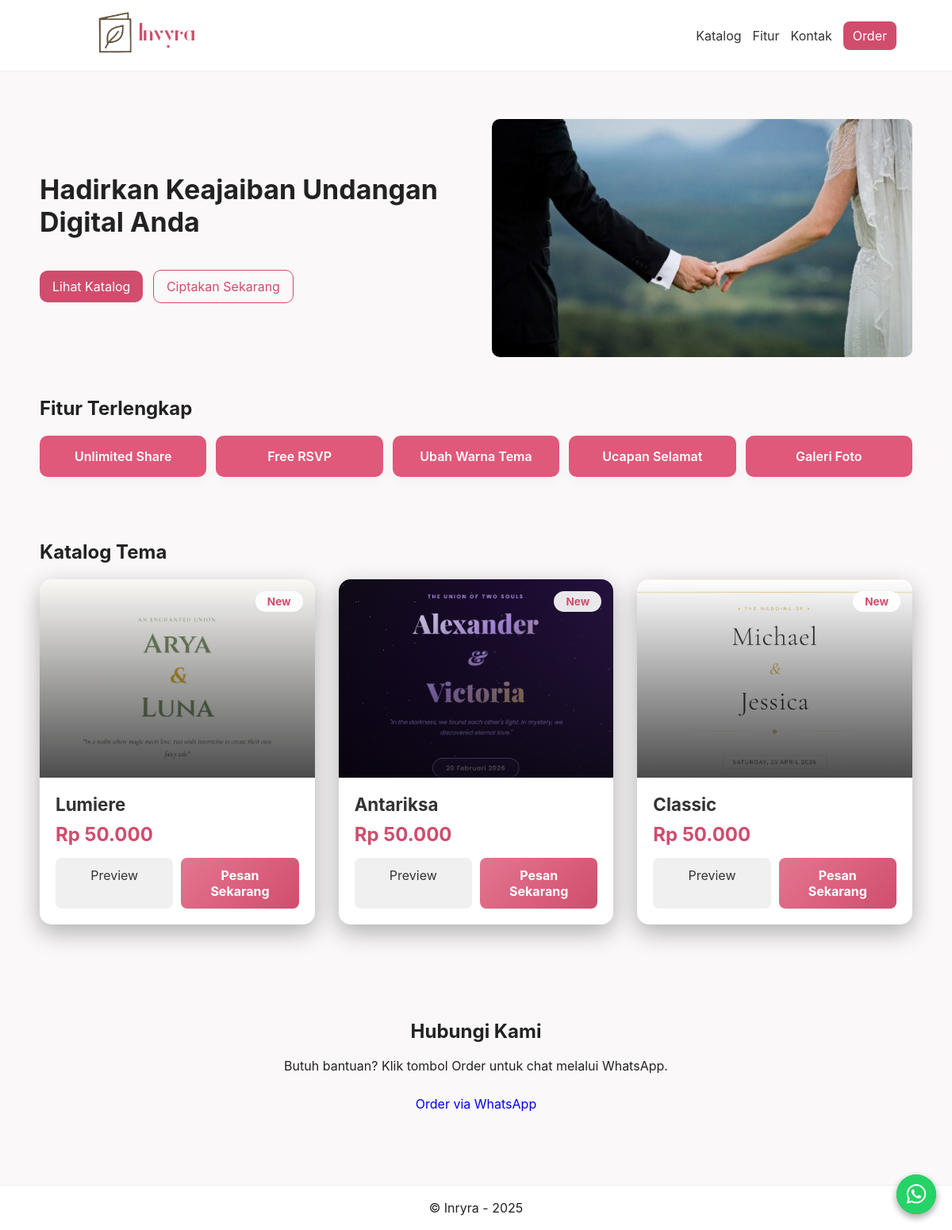
The page / on the database its author committed.
### tables this page shows
CREATE TABLE `templates` (
  `id` int(11) NOT NULL,
  `nama_template` varchar(100) NOT NULL,
  `slug` varchar(100) NOT NULL,
  `preview_url` varchar(255) NOT NULL,
  `thumbnail` varchar(255) DEFAULT NULL,
  `harga` decimal(10,2) NOT NULL,
  `created_at` timestamp NOT NULL DEFAULT current_timestamp(),
  `file_name` varchar(255) DEFAULT NULL
);

### index.php (the view, shortened to what this page needs)
<?php
$conn = getConnection();
$sql = "SELECT * FROM templates ORDER BY created_at DESC";
$result = $conn->query($sql);
?>
<!DOCTYPE html>
<html lang="id">
<head>
    <link rel="stylesheet" href="https://cdnjs.cloudflare.com/ajax/libs/font-awesome/6.5.0/css/all.min.css">
    <link rel="stylesheet" href="style.css"/>
</head>
<body>
    <header class="site-header">
        <div class="container">
            <div class="logo">
                <img src="image/logo.png" alt="invyra" class="logo-img" />
                <div class="brand">Invyra</div>
            </div>
            <nav class="nav">
                <a href="#katalog" class="nav-link">Katalog</a>
                <a href="#fitur" class="nav-link">Fitur</a>
                <a href="#kontak" class="nav-link">Kontak</a>
                <a class="order-btn" href="form.php">Order</a>
            </nav>
        </div>
    </header>
    <main>
        <section class="hero">
            <div class="container hero-inner">
                <div class="hero-text">
                    <h1>Hadirkan Keajaiban Undangan Digital Anda</h1>
                    <div class="cta">
                        <a class="btn" href="#katalog">Lihat Katalog</a>
                        <a class="btn ghost" href="form.php">Ciptakan Sekarang</a>
                    </div>
                </div>
                <div class="hero-art">
                    <div class="carousel">
                        <img src="image/hero/hero-img-1.jpeg" class="slide active">
                    </div>
                </div>
            </div>
            <section id="fitur" class="features container">
                <h2>Fitur Terlengkap</h2>
                <div class="feature-grid">
                    <div class="feature">Unlimited Share</div>
                    <div class="feature">Free RSVP</div>
                    <div class="feature">Ubah Warna Tema</div>
                    <div class="feature">Ucapan Selamat</div>
                    <div class="feature">Galeri Foto</div>
                </div>
            </section>
            <section id="katalog" class="catalog container">
                <h2>Katalog Tema</h2>
                <div class="template-grid">
                    <?php
                    if ($result && $result->num_rows > 0) {
                        while ($template = $result->fetch_assoc()) {
                            $harga = number_format($template['harga'] ?? 0, 0, ',', '.');
                            if (!empty($template['thumbnail'])) {
                                $preview_image = $template['thumbnail'];
                                if (file_exists($template['thumbnail'])) {
                                    $has_image = true;
                                }
                            }
                            $badge = '';
                            if ($template['harga'] >= 200000) {
                                $badge = 'Premium';
                            } elseif (strtotime($template['created_at']) > strtotime('-7 days')) {
                                $badge = 'New';
                            }
                    ?>
                            <div class="template-card">
                                <div class="template-preview <?= !$has_image ? 'no-image' :''; ?>"
                                <?php if ($has_image): ?>
                                    style="background-image: url('<?= htmlspecialchars($preview_image) ?>');"
                                <?php endif; ?>>
                                    <?php if (!empty($badge)): ?>
                                        <div class="badge"><?php echo htmlspecialchars($badge); ?></div>
                                    <?php endif; ?>
                                </div>
                                <div class="template-info">
                                    <div class="template-name">
                                        <?php echo htmlspecialchars($template['nama_template']); ?>
                                    </div>
                                    <div class="template-price">
                                        Rp <?php echo $harga; ?>
                                    </div>
                                    <div class="template-actions">
                                        <a href="./preview/index.php?template=<?= $template['slug'] ?>"
                                            class="btn btn-preview"
                                            target="_blank">
                                            Preview
                                        </a>
                                        <a href="form.php?template=<?php echo $template['slug']; ?>"
                                            class="btn btn-order">
                                            Pesan Sekarang
                                        </a>
                                    </div>
                                </div>
                            </div>
                        <?php
                        }
                    }
                    ?>
                </div>
            </section>
            <section id="kontak" class="contact container">
                <h2>Hubungi Kami</h2>
                <p>Butuh bantuan? Klik tombol Order untuk chat melalui WhatsApp.</p>
                <a class="btn" href="https://wa.me/6285272048989">Order via WhatsApp</a>
            </section>
    </main>
    <footer class="site-footer">
        <div class="container">
            <div>© Inryra - 2025</div>
        </div>
    </footer>
    <a href="https://wa.me/6285272048989?text=Halo%20kak%20,%20saya%20tertarik%20pesan%20undangan%20digital"
        class="wa-floating" target="_blank">
    </a>
    <button class="wa-floating" onclick="openWhatsapp()">
        <i class="fa-brands fa-whatsapp"></i>
    </button>
</body>
</html>

### style.css (style rules this page uses)
:root { --primary: #d04d6d; --bg: #fff; --muted: #666; --container: 1100px; }
* { box-sizing: border-box; }
body { font-family: Inter, system-ui, Arial, sans-serif; margin: 0; color: #222; background: #faf8f8; }
.container { max-width: var(--container); margin: 0 auto; }
.site-header { width: 100%; background: var(--bg); border-bottom: 1px solid #eee; position: sticky; top: 0; z-index: 20; height: 90px; }
.site-header .container { display: flex; align-items: center; justify-content: space-between; height: 100%; padding: 0 20px; }
.logo { display: flex; align-items: center; gap: 0; }
.logo-img { width: 150px; }
.brand { font-weight: 700; color: var(--primary); font-size: 30px; font-family: "Vanity"; margin-left: -45px; }
.nav { display: flex; align-items: center; }
.nav a { position: relative; margin-left: 14px; text-decoration: none; color: #333; transition: 0.3s ease; }
.nav-link::after { content: ""; position: absolute; left: 0; bottom: -2px; width: 0; height: 2px; background-color: var(--primary); transition: width 0.3s ease; }
.nav .order-btn { background: var(--primary); color: #fff; padding: 8px 12px; border-radius: 8px; }
main { padding: 20px; }
.hero { padding: 40px 0 0; }
.hero-inner { display: flex; gap: 40px; align-items: center; }
.hero-text { flex: 1; }
.hero-text h1 { margin: 0 0 40px; font-size: 34px; }
.hero-art { flex: 1; display: flex; justify-content: center; }
.carousel { position: relative; width: 100%; height: 300px; overflow: hidden; }
.carousel img { object-fit: cover; position: absolute; width: 100%; height: 100%; left: 0; top: 0; opacity: 0; transition: opacity 1s ease-in-out; border-radius: 10px; }
.carousel img.active { opacity: 1; }
.cta .btn { display: inline-block; padding: 10px 16px; border-radius: 10px; background: var(--primary); color: #fff; text-decoration: none; margin-right: 8px; }
.cta .ghost { background: transparent; color: var(--primary); border: 1px solid var(--primary); transition: background .3s ease, color .3s ease, opacity .3s ease; }
.features { padding: 30px 0; }
.feature-grid { display: grid; grid-template-columns: repeat(auto-fit, minmax(180px, 1fr)); gap: 12px; margin-top: 12px; }
.feature { background: #e0587a; padding: 16px; border-radius: 10px; box-shadow: 0 6px 16px rgba(0, 0, 0, 0.03); text-align: center; font-weight: 600; color: white; }
.catalog { padding: 30px 0; }
.template-grid { display: grid; grid-template-columns: repeat(auto-fill, minmax(300px, 1fr)); gap: 30px; margin-bottom: 40px; }
.template-card { background: white; border-radius: 15px; overflow: hidden; box-shadow: 0 10px 30px rgba(0, 0, 0, 0.3); transition: transform 0.3s ease, box-shadow 0.3s ease; cursor: pointer; }
.template-preview { width: 100%; height: 250px; background-size: cover; background-position: center; position: relative; overflow: hidden; }
.template-preview::before { content: ''; position: absolute; top: 0; left: 0; right: 0; bottom: 0; background: linear-gradient(to bottom, transparent 0%, rgba(0, 0, 0, 0.7) 100%); }
.template-preview .badge { position: absolute; top: 15px; right: 15px; background: rgba(255, 255, 255, 0.9); color: var(--primary); padding: 5px 15px; border-radius: 20px; font-size: 0.85em; font-weight: bold; }
.template-info { padding: 20px; }
.template-name { font-size: 1.4em; font-weight: bold; color: #333; margin-bottom: 10px; }
.template-price { font-size: 1.5em; font-weight: bold; color: var(--primary); margin-bottom: 15px; }
.template-actions { display: flex; gap: 10px; }
.btn { flex: 1; padding: 12px; border: none; border-radius: 8px; font-size: 1em; cursor: pointer; transition: all 0.3s ease; text-decoration: none; text-align: center; display: inline-block; }
.btn-preview { background: #f0f0f0; color: #333; }
.btn-order { background: linear-gradient(135deg, #e47691 0%, var(--primary) 100%); color: white; font-weight: bold; }
.contact { padding: 30px 0; text-align: center; }
.site-footer { background: #fff; padding: 18px 0; border-top: 1px solid #eee; margin-top: 30px; }
.site-footer .container div { text-align: center; }
.wa-floating { border: none; position: fixed; bottom: 20px; right: 20px; width: 50px; height: 50px; background-color: #25D366; color: #fff; border-radius: 50%; display: flex; align-items: center; justify-content: center; font-size: 28px; text-decoration: none; z-index: 1000; transition: all .25s ease; box-shadow: 0 4px 10px rgba(0, 0, 0, 0.20); }

### rows shown on the page
templates: thumbnail (picture), badge "New", nama_template "Lumiere", harga "50.000"
templates: thumbnail (picture), badge "New", nama_template "Antariksa", harga "50.000"
templates: thumbnail (picture), badge "New", nama_template "Classic", harga "50.000"
